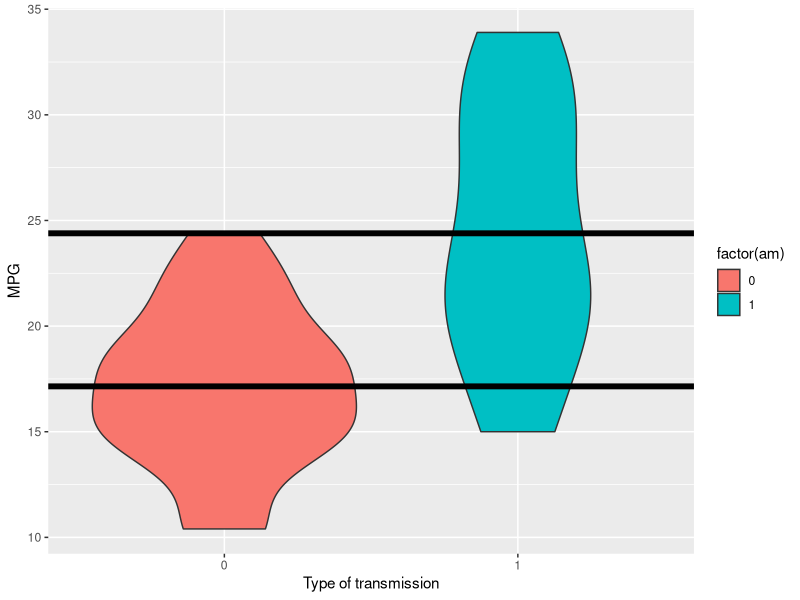
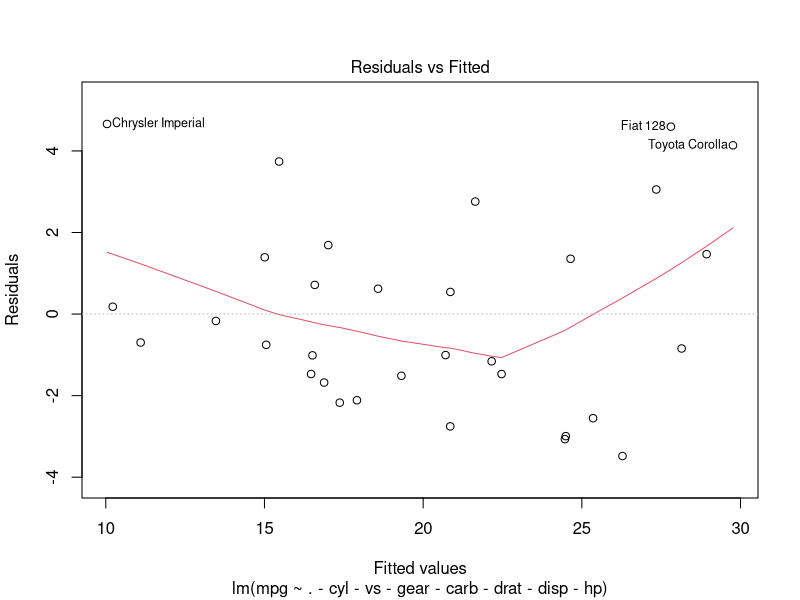
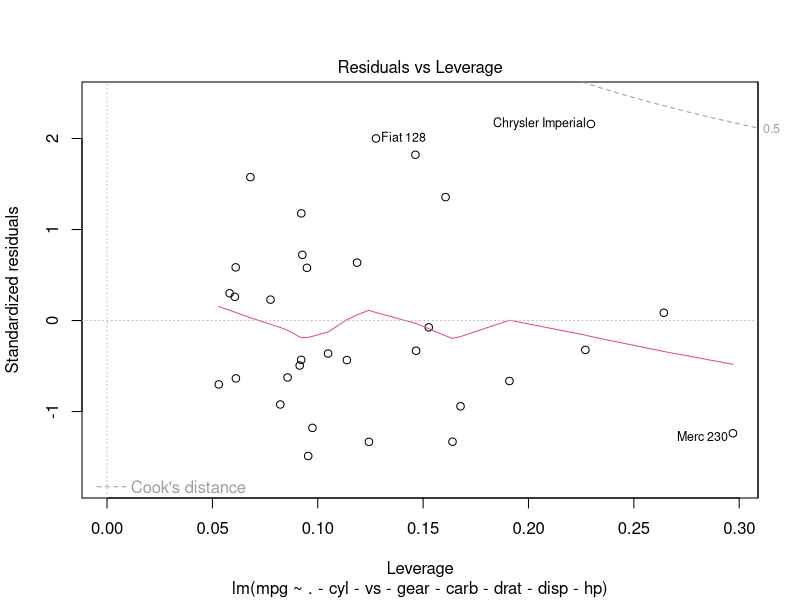

Generate these figures, in order, with R:
## ---- chunk 1
library(datasets)
data(mtcars)

mtcars$am<-factor(mtcars$am)
## ---- chunk 2
fit<-lm(mpg~am, mtcars)
summary(fit)
## ---- chunk 3
fit<-lm(mpg~., mtcars)
summary(fit)$coef
## ---- chunk 4
fit<-lm(mpg~.-cyl, mtcars)
fit<-lm(mpg~.-cyl-vs, mtcars)
fit<-lm(mpg~.-cyl-vs-gear, mtcars)
fit<-lm(mpg~.-cyl-vs-gear-carb, mtcars)
fit<-lm(mpg~.-cyl-vs-gear-carb-drat, mtcars)
fit<-lm(mpg~.-cyl-vs-gear-carb-drat-disp, mtcars)
fit<-lm(mpg~.-cyl-vs-gear-carb-drat-disp-hp, mtcars)
summary(fit)
## ---- chunk 5
library(ggplot2)
g<-ggplot(mtcars, aes(x=factor(am), y=mpg, fill=factor(am)))+
geom_violin()+
xlab("Type of transmission")+ylab("MPG")+
geom_abline(intercept=mean(mtcars$mpg[mtcars$am==0]), slope=0, size=2)+
geom_abline(intercept=mean(mtcars$mpg[mtcars$am==1]), slope=0, size=2)
g
## ---- chunk 6
plot(fit,which=1)
## ---- chunk 7
plot(fit,which=5)
